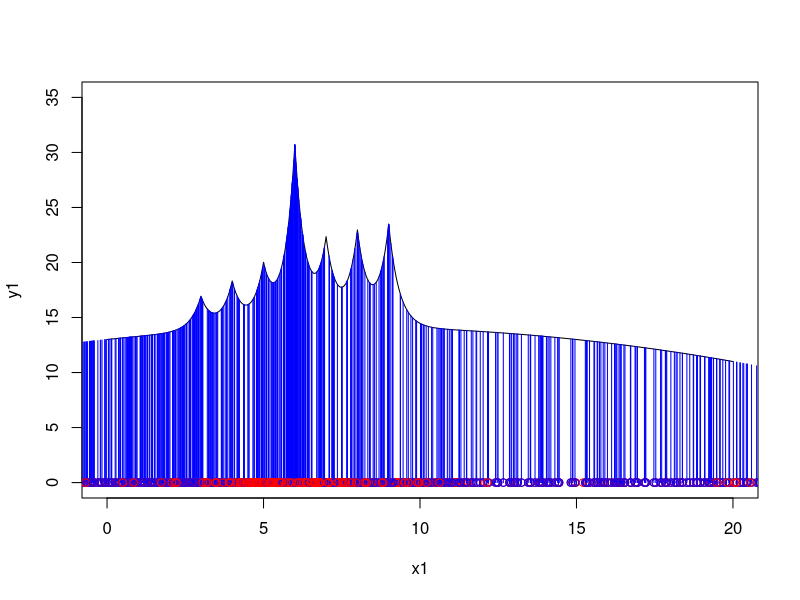

Write the R code that produced this figure.
# 12/2/21, 12/7/21
# Stochastic Optimization 
# Easy to do if you don't have the time to do the math because you don't have to get the derivative of constraints, etc. 
# Just change theta 
# May not get you the EXACT answer 

# Let's make a hideous function
theta1 <- function( x1 ) {
  result1 <- 13 + 0.3*x1 + 
          3*exp( -abs (x1 - 3)*3) +
          4*exp( -abs (x1 - 4)*3) +
          5*exp( -abs (x1 - 5)*3) +
          16*exp( -abs (x1 - 6)*3) +
          7*exp( -abs (x1 - 7)*3) +
          8*exp( -abs (x1 - 8)*3) +
          9*exp( -abs (x1 - 9)*3) +
           - 0.02*x1^2
  return( result1 )
}

# plot graph
x1 <- seq( 0, 20, by = 0.01 )
y1 <- theta1(x1)

plot (x1, y1, col = "black", type = "l", ylim = c(0,35)) #xlim = x(0,5)

# 12/2/21
# METHOD 1 (Not efficient) ------------------------------------------------------------------

x0 <- 2 # picking a starting point EX. 15
points(x0,0)
count1 <- 0

for (i in 1:1000) { 
  x1 <- x0 + rnorm(1,0,0.5) # Very dependent on 0.5 VS 0.1, rnadomly proposes something EX. 0.9
  points ( x1, 0, col = "red")
  
  # if it works, it goes there
  if( theta1( x1 ) > theta1( x0)) {
    x0 <- x1
    points ( x0, 0, col = "blue")
    segments (x0, 0, x0, theta1(x0), col = "blue")
    count1 <- count1 + 1
  }
}

# TO FIND SOLUTION
maximizer <- x0 
maximum <- theta1(x0)

# 12/7/21
# METHOD 2: Simulated Annealing ------------------------------------------------------------------

# Option 1: Static t value 
x0 <- 15
temp1 <- 0.1 # (10, 1, 0.1) lower t is more effective at finding the solution... as you decrease, you have less lines
out1 <- matrix( 0, nrow = 1000, ncol = 2) 

for (i in 1:1000) { 
  
  # Right now, we are only moving randomly in one direction, but you can make it go randomly in many directions
  x1 <- x0 + rnorm(1,0,0.9) # Very dependent on 0.5 VS 0.1, rnadomly proposes something
  points ( x1, 0, col = "red")
  diff1 <- theta1( x1 ) - theta1( x0 )
  Enrg1 <- exp( diff1/temp1 )
  u1 <- runif(1,0,1)
  
  # store every place you went
  out1[i,1] <- x1
  out1[i,2] <- theta1( x1 )
  
  # if it works, it goes there
  if( Enrg1 > u1) {
    x0 <- x1
    points ( x0, 0, col = "blue")
    segments (x0, 0, x0, theta1(x0), col = "blue")
    count1 <- count1 + 1
  }
}

# unlike method 1, last one is not always the right answer, so you'll have to store these off
maximizer <- x0 
maximum <- theta1(x0)

# TO FIND SOLUTION
# Find location in out1 that has maximum 
# Note that it might show up with more than one location if max is not unique
maxloc <- which( out1[,2] == max( out1[,2]))
out1[maxloc,]

# OPTION 2: temp value decrements every time --------------------------------------
# t is more reactive 

x0 <- 1
out1 <- matrix( 0, nrow = 1000, ncol = 2) 

temp1 <- 10 # (10, 1, 0.1) lower t is more effective at finding the solution... as you decrease, you have less lines
for (i in 1:1000) { 
  
  x1 <- x0 + rnorm(1,0,0.9) # Very dependent on 0.5 VS 0.1, rnadomly proposes something
  points ( x1, 0, col = "red")
  diff1 <- theta1( x1 ) - theta1( x0 )
  Enrg1 <- exp( diff1/temp1 )
  u1 <- runif(1,0,1)
  
  # store every place you went
  out1[i,1] <- x1
  out1[i,2] <- theta1( x1 )
  
  # if it works, it goes there
  if( Enrg1 > u1) {
    x0 <- x1
    points ( x0, 0, col = "blue")
    segments (x0, 0, x0, theta1(x0), col = "blue")
    count1 <- count1 + 1
  }
  
  # Vary t so that every iteration it decreases
  temp1 <- max( temp1 - 0.01, 0.01)
}

maxloc <- which( out1[,2] == max( out1[,2]))
out1[maxloc,]

# OPTION 3: temp value decrements every time the point is accepted --------------------------------------
# where we want to start

x0 <- 1
out1 <- matrix( 0, nrow = 1000, ncol = 2) 

# how sensitive it is to accept 
temp1 <- 10 # (10, 1, 0.1) lower t is more effective at finding the solution... as you decrease, you have less lines
for (i in 1:1000) { 
  
  x1 <- x0 + rnorm(1,0,0.9) # Very dependent on 0.5 VS 0.1, rnadomly proposes something
  points ( x1, 0, col = "red")
  diff1 <- theta1( x1 ) - theta1( x0 )
  Enrg1 <- exp( diff1/temp1 )
  u1 <- runif(1,0,1)
  
  # store every place you went
  out1[i,1] <- x1
  out1[i,2] <- theta1( x1 )
  
  # if it works, it goes there
  if( Enrg1 > u1) {
    x0 <- x1
    points ( x0, 0, col = "blue")
    segments (x0, 0, x0, theta1(x0), col = "blue")
    count1 <- count1 + 1
    # Vary t so that every iteration it decreases IF the point is accepted
    temp1 <- max( temp1 - 0.01, 0.01)
  }
}

# TO FIND SOLUTION
# Find location in out1 that has maximum 
# Note that it might show up with more than one location if max is not unique
maxloc <- which( out1[,2] == max( out1[,2]))
out1[maxloc,]

# TRY YOURSELF: Leave osscilation to you!! EX. the cosine example in the notes --------------------------------------
# -t*k/1000

# --------------------------------------



